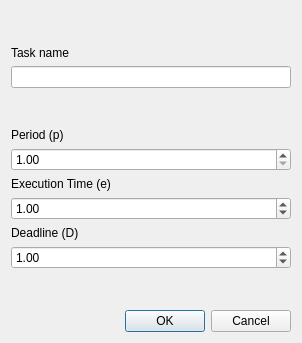
<?xml version="1.0" encoding="UTF-8"?>
<ui version="4.0">
 <class>TaskDeclarationWindow</class>
 <widget class="QDialog" name="TaskDeclarationWindow">
  <property name="geometry">
   <rect>
    <x>0</x>
    <y>0</y>
    <width>302</width>
    <height>343</height>
   </rect>
  </property>
  <property name="windowTitle">
   <string>Dialog</string>
  </property>
  <layout class="QVBoxLayout" name="verticalLayout_2">
   <item>
    <layout class="QVBoxLayout" name="verticalLayout">
     <item>
      <spacer name="verticalSpacer">
       <property name="orientation">
        <enum>Qt::Vertical</enum>
       </property>
       <property name="sizeHint" stdset="0">
        <size>
         <width>20</width>
         <height>40</height>
        </size>
       </property>
      </spacer>
     </item>
     <item>
      <widget class="QLabel" name="label">
       <property name="text">
        <string>Task name</string>
       </property>
      </widget>
     </item>
     <item>
      <widget class="QLineEdit" name="task_name"/>
     </item>
     <item>
      <spacer name="verticalSpacer_3">
       <property name="orientation">
        <enum>Qt::Vertical</enum>
       </property>
       <property name="sizeHint" stdset="0">
        <size>
         <width>20</width>
         <height>40</height>
        </size>
       </property>
      </spacer>
     </item>
     <item>
      <widget class="QLabel" name="label_5">
       <property name="text">
        <string>Period (p)</string>
       </property>
      </widget>
     </item>
     <item>
      <widget class="QDoubleSpinBox" name="periodSB">
       <property name="minimum">
        <double>1.000000000000000</double>
       </property>
       <property name="maximum">
        <double>9999.000000000000000</double>
       </property>
       <property name="value">
        <double>1.000000000000000</double>
       </property>
      </widget>
     </item>
     <item>
      <widget class="QLabel" name="label_4">
       <property name="text">
        <string>Execution Time (e)</string>
       </property>
      </widget>
     </item>
     <item>
      <widget class="QDoubleSpinBox" name="exTimeSB">
       <property name="maximum">
        <double>9999.000000000000000</double>
       </property>
       <property name="value">
        <double>1.000000000000000</double>
       </property>
      </widget>
     </item>
     <item>
      <widget class="QLabel" name="label_3">
       <property name="text">
        <string>Deadline (D)</string>
       </property>
      </widget>
     </item>
     <item>
      <widget class="QDoubleSpinBox" name="deadlineSB">
       <property name="maximum">
        <double>9999.000000000000000</double>
       </property>
       <property name="value">
        <double>1.000000000000000</double>
       </property>
      </widget>
     </item>
     <item>
      <spacer name="verticalSpacer_4">
       <property name="orientation">
        <enum>Qt::Vertical</enum>
       </property>
       <property name="sizeHint" stdset="0">
        <size>
         <width>20</width>
         <height>40</height>
        </size>
       </property>
      </spacer>
     </item>
    </layout>
   </item>
   <item>
    <widget class="QDialogButtonBox" name="buttonBox">
     <property name="orientation">
      <enum>Qt::Horizontal</enum>
     </property>
     <property name="standardButtons">
      <set>QDialogButtonBox::Cancel|QDialogButtonBox::Ok</set>
     </property>
    </widget>
   </item>
  </layout>
 </widget>
 <resources/>
 <connections>
  <connection>
   <sender>buttonBox</sender>
   <signal>accepted()</signal>
   <receiver>TaskDeclarationWindow</receiver>
   <slot>accept()</slot>
   <hints>
    <hint type="sourcelabel">
     <x>248</x>
     <y>254</y>
    </hint>
    <hint type="destinationlabel">
     <x>157</x>
     <y>274</y>
    </hint>
   </hints>
  </connection>
  <connection>
   <sender>buttonBox</sender>
   <signal>rejected()</signal>
   <receiver>TaskDeclarationWindow</receiver>
   <slot>reject()</slot>
   <hints>
    <hint type="sourcelabel">
     <x>316</x>
     <y>260</y>
    </hint>
    <hint type="destinationlabel">
     <x>286</x>
     <y>274</y>
    </hint>
   </hints>
  </connection>
 </connections>
</ui>
